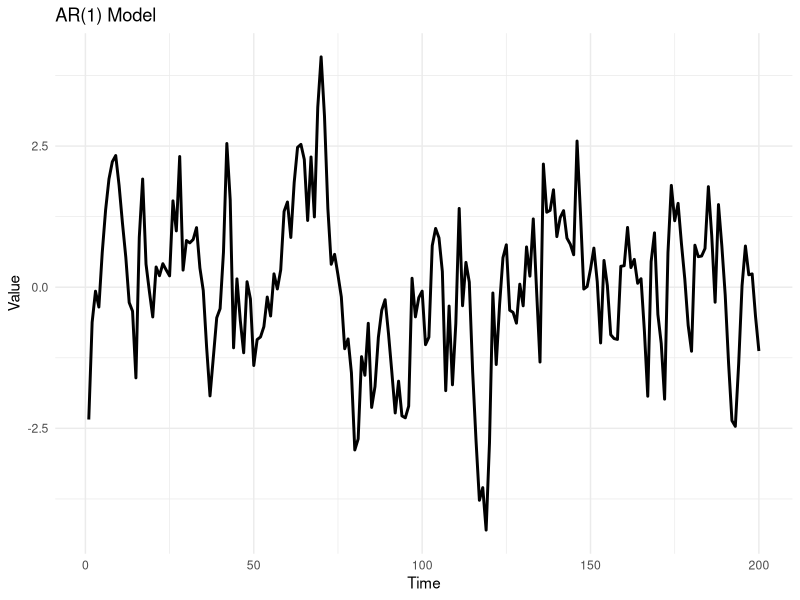
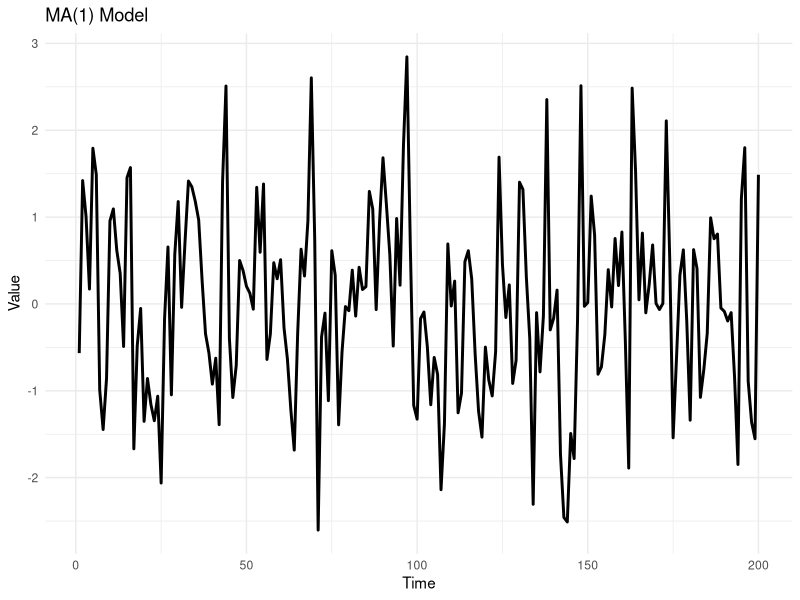
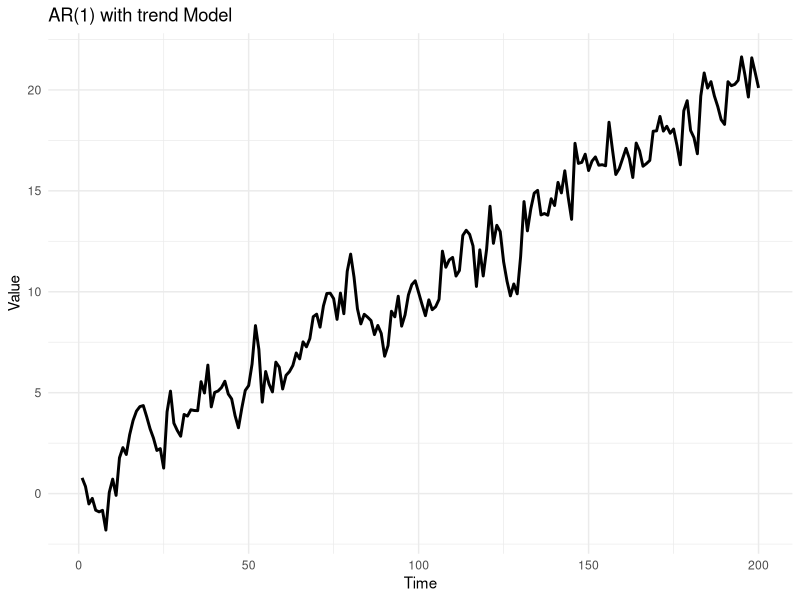
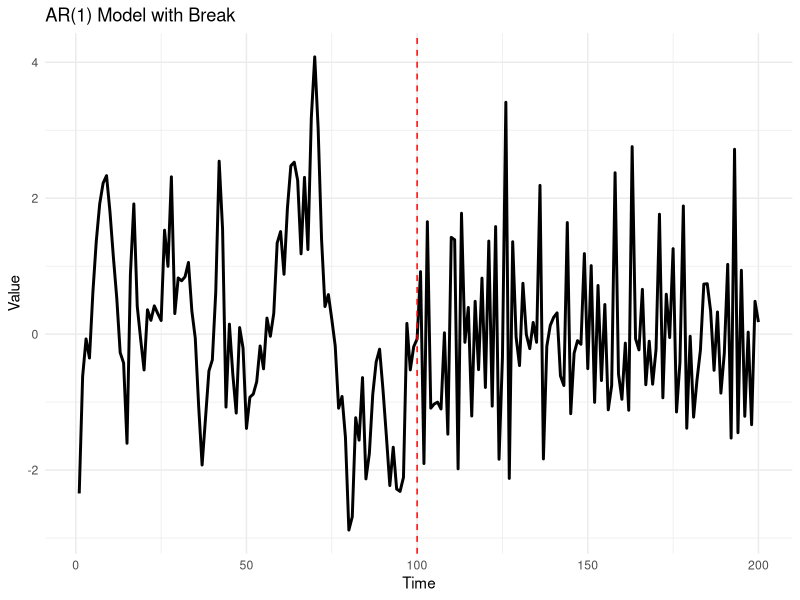
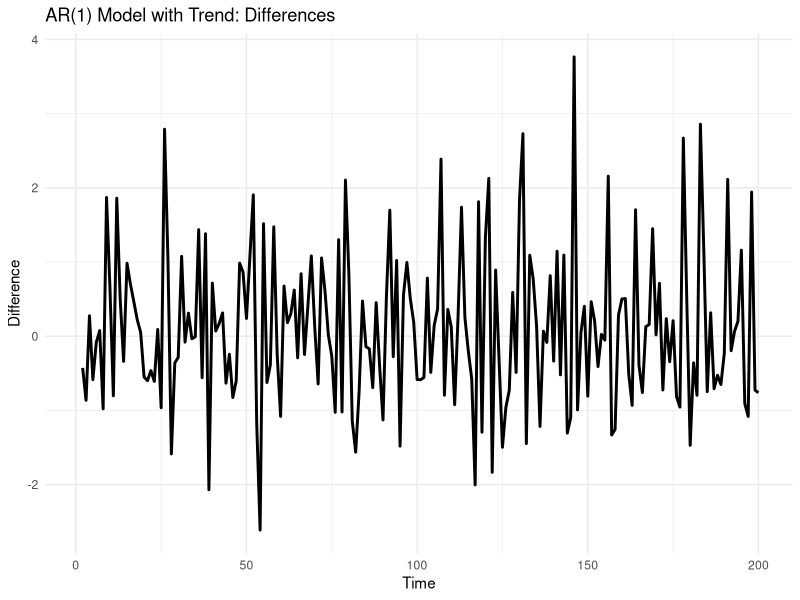
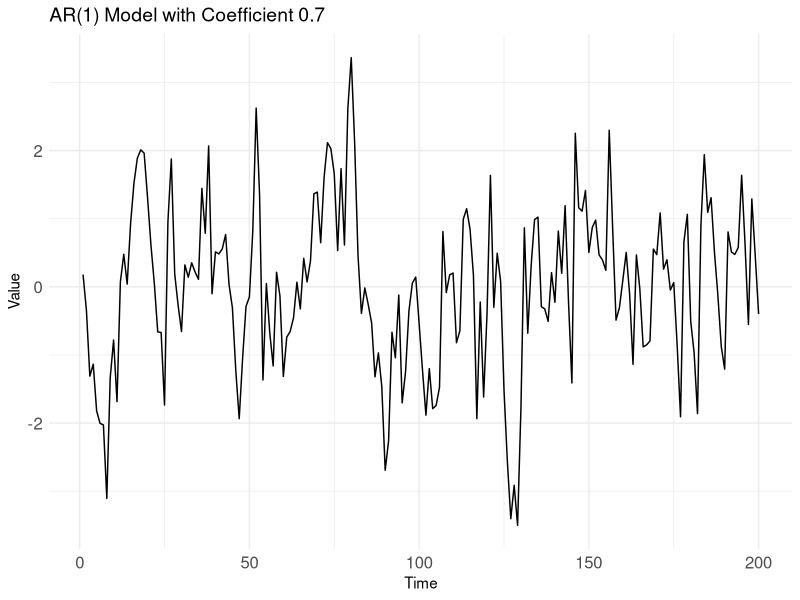
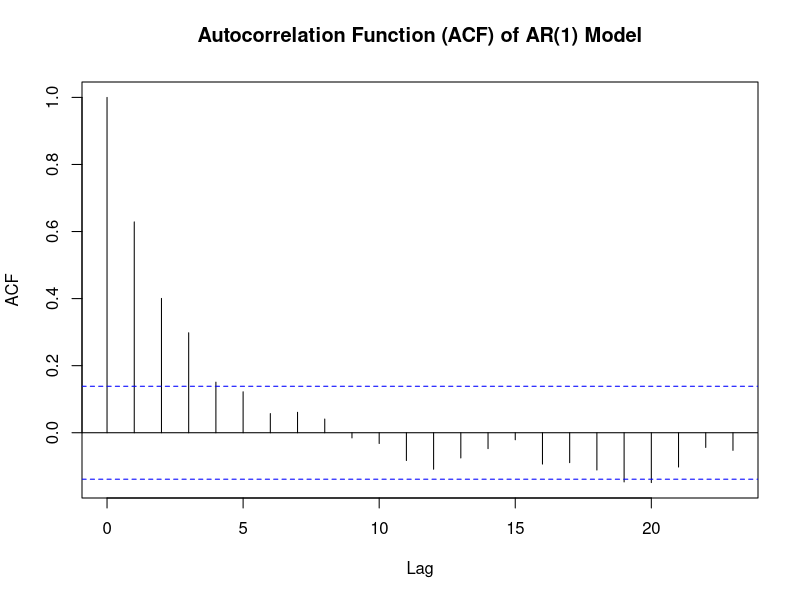
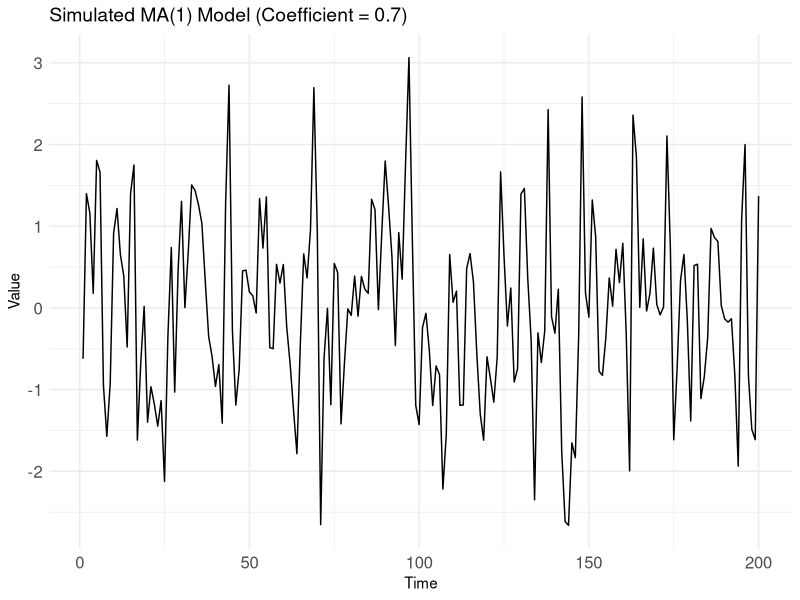

Write the R code that produced these figures, in order.
## ---- chunk 1
# Load necessary library (if not already loaded)
library(tidyverse)
library(stats)
library(ggplot2)
# Set the parameters
phi <- 0.8  # Autoregressive coefficient
n <- 200    # Number of time points

# Simulate data from the AR(1) model
set.seed(123)  # For reproducibility
ar1_data <- arima.sim(model = list(ar = phi), n = n)
# Create a data frame with time series data
time_series_data <- data.frame(Time = 1:n, Value = ar1_data)

# Create a ggplot2 line plot
ggplot(time_series_data, aes(x = Time, y = Value)) +
  geom_line(linewidth=1) +labs(title = "AR(1) Model ", x = "Time", y = "Value") +
  theme_minimal()



## ---- chunk 2


# Set the parameters
mu <- 0       # Mean of the series
theta <- 0.6  # Moving average coefficient
n <- 200      # Number of time points

# Simulate data from the MA(1) model
set.seed(123)  # For reproducibility
ma1_data <- arima.sim(model = list(ma = theta), n = n, mean = mu)

# Create a data frame with time series data
time_series_data <- data.frame(Time = 1:n, Value = ma1_data)

# Create a ggplot2 line plot
ggplot(time_series_data, aes(x = Time, y = Value)) +
  geom_line(linewidth=1) +labs(title = "MA(1) Model ", x = "Time", y = "Value") +
  theme_minimal()

## ---- chunk 3

# Set the parameters
alpha <- 0.5  # Intercept or constant term
beta <- 0.1   # Slope of the trend
phi <- 0.7    # Autoregressive coefficient
n <- 200      # Number of time points

# Create a time sequence
time <- 1:n

# Simulate data from the AR(1) model with a trend
set.seed(123)  # For reproducibility
ar1_with_trend_data <- alpha + beta * time + arima.sim(model = list(ar = phi), n = n)
# Create a data frame with time series data
time_series_data <- data.frame(Time = 1:n, Value = ar1_with_trend_data)

# Create a ggplot2 line plot
ggplot(time_series_data, aes(x = Time, y = Value)) +
  geom_line(linewidth=1) +labs(title = "AR(1) with trend Model ", x = "Time", y = "Value") +
  theme_minimal()
## ---- chunk 4
# Load necessary libraries (if not already loaded)
library(ggplot2)

# Set a random seed for reproducibility
set.seed(123)

# Length of the time series
n <- 200

# Generate a time series with an AR(1) process before the break
ar1_before <- arima.sim(model = list(order = c(1, 0, 0), ar = 0.8), n = n/2)

# Generate a time series with a different AR(1) process after the break
ar1_after <- arima.sim(model = list(order = c(1, 0, 0), ar = -0.5), n = n/2)

# Combine the two time series at the break point
break_point <- n/2
time_series <- c(ar1_before, ar1_after)

# Create a data frame with the time series data
data <- data.frame(Time = 1:n, Value = time_series)

# Create a plot to visualize the time series
ggplot(data, aes(x = Time, y = Value)) +
  geom_line(linewidth=1) +
  geom_vline(xintercept = break_point, linetype = "dashed", color = "red") +
  labs(title = "AR(1) Model with Break", x = "Time", y = "Value") +
  theme_minimal()

## ---- chunk 5
# Load necessary libraries (if not already loaded)
library(ggplot2)

# Set random seed for reproducibility
set.seed(123)

# Define AR(1) model parameters
phi <- 0.7   # Autoregressive coefficient
beta <- 0.1  # Trend coefficient
n <- 200     # Number of time periods

# Simulate AR(1) time series data with a trend
ar1_trend_data <- arima.sim(model = list(order = c(1, 0, 0), ar = phi), n = n) + beta * 1:n

# Calculate the difference of y at each time point
differences <- diff(ar1_trend_data)

# Create a data frame with time series data and differences
time_series_data <- data.frame(Time = 1:n, Value = ar1_trend_data, Difference = c(NA, differences))

# Create a ggplot2 line plot of the differences
ggplot(time_series_data, aes(x = Time, y = Difference)) +
  geom_line(linewidth=1) +
  labs(title = "AR(1) Model with Trend: Differences", x = "Time", y = "Difference") +
  theme_minimal()


## ---- chunk 6


# Set random seed for reproducibility
set.seed(123)

# Simulate an AR(1) time series with a coefficient of 0.7
n <- 200  # Number of time periods
phi <- 0.7  # AR(1) coefficient
ar1_data <- arima.sim(model = list(order = c(1, 0, 0), ar = phi), n = n)

# Create a data frame with the simulated data
time_series_data <- data.frame(Time = 1:n, Value = ar1_data)

# Create a ggplot2 line plot of the simulated AR(1) time series
ggplot(time_series_data, aes(x = Time, y = Value)) +
  geom_line() +
  labs(title = "AR(1) Model with Coefficient 0.7", x = "Time", y = "Value") +
  theme_minimal()+theme(axis.text = element_text(size = 12),  # Adjust font size for axis labels
        plot.title = element_text(size = 14))  # Adjust font size for title

# Plot the ACF of the simulated data
acf(ar1_data, main = "Autocorrelation Function (ACF) of AR(1) Model")+
  theme(axis.text = element_text(size = 12),  # Adjust font size for axis labels
        plot.title = element_text(size = 14))  # Adjust font size for title



## ---- chunk 7

# Set random seed for reproducibility
set.seed(123)

# Simulate MA(1) model with coefficient 0.7
n <- 200  # Number of time periods
ma1_data <- arima.sim(model = list(order = c(0, 0, 1), ma = 0.7), n = n)

# Create a time series object
ma1_ts <- ts(ma1_data)

# Plot the MA(1) time series
ggplot(data.frame(Time = 1:n, Value = ma1_ts), aes(x = Time, y = Value)) +
  geom_line() +
  labs(title = "Simulated MA(1) Model (Coefficient = 0.7)", x = "Time", y = "Value") +
  theme_minimal()+theme(axis.text = element_text(size = 12),  # Adjust font size for axis labels
        plot.title = element_text(size = 14))  # Adjust font size for title

# Plot the ACF of the MA(1) model
acf(ma1_ts, main = "ACF of Simulated MA(1) Model")+theme(axis.text = element_text(size = 12),  # Adjust font size for axis labels
        plot.title = element_text(size = 14))  # Adjust font size for title


## ---- chunk 8
# Set random seed for reproducibility
set.seed(123)

# Simulate AR(3) time series data with coefficients 1.3, -0.6, and 0.1
n <- 200
ar3_data <- arima.sim(model = list(order = c(3, 0, 0), ar = c(1.4, -0.6, 0.1)), n = n)

# Calculate the ACF of the simulated data
acf_values <- acf(ar3_data, plot = FALSE)

# Extract ACF values and lags
acf_data <- data.frame(Lag = acf_values$lag, ACF = acf_values$acf)

# Create and customize the correlogram plot
library(ggplot2)

acf_plot <- ggplot(acf_data, aes(x = Lag, y = ACF)) +
  geom_bar(stat = "identity", fill = "blue", width = 0.5) +
  labs(title = "Correlogram for AR(3) Model",
       x = "Lag", y = "ACF") +
  theme_minimal() +
  theme(axis.text = element_text(size = 12),  # Adjust font size for axis labels
        plot.title = element_text(size = 14))  # Adjust font size for title

# Print the correlogram plot
print(acf_plot)

## ---- chunk 9
# Set random seed for reproducibility
set.seed(123)

# Simulate AR(3) time series data with coefficients 1.3, -0.6, and 0.1
n <- 100
ar3_data <- arima.sim(model = list(order = c(3, 0, 0), ar = c(-0.2, 0.7, 0.3)), n = n)

# Calculate the ACF of the simulated data
acf_values <- acf(ar3_data, plot = FALSE)

# Extract ACF values and lags
acf_data <- data.frame(Lag = acf_values$lag, ACF = acf_values$acf)

# Create and customize the correlogram plot
library(ggplot2)

acf_plot <- ggplot(acf_data, aes(x = Lag, y = ACF)) +
  geom_bar(stat = "identity", fill = "blue", width = 0.5) +
  labs(title = "Correlogram for AR(3) Model",
       x = "Lag", y = "ACF") +
  theme_minimal() +
  theme(axis.text = element_text(size = 12),  # Adjust font size for axis labels
        plot.title = element_text(size = 14))  # Adjust font size for title

# Print the correlogram plot
print(acf_plot)


## ---- chunk 10

# Set random seed for reproducibility
set.seed(123)

# Simulate AR(1) time series data with a coefficient of 0.8
n <- 100
ar1_data <- arima.sim(model = list(order = c(1, 0, 0), ar = 0.8), n = n)

# Calculate the PACF of the simulated data
pacf_values <- pacf(ar1_data, lag.max = 20)

# Extract PACF values
pacf_data <- data.frame(Lag = 1:20, PACF = pacf_values$acf)

# Create a custom plot of the PACF
ggplot(data = pacf_data, aes(x = Lag, y = PACF)) +
  geom_bar(stat = "identity", fill = "blue", width = 0.5) +
  labs(title = "Partial Autocorrelation Function (PACF) of AR(1) with 0.8 coefficient Model",
       x = "Lag", y = "PACF") +
  theme_minimal() +
  theme(axis.text = element_text(size = 12),  # Adjust font size for axis labels
        plot.title = element_text(size = 14))  # Adjust font size for title
## ---- chunk 11

# Set random seed for reproducibility
set.seed(123)

# Simulate AR(1) time series data with a coefficient of 0.8
n <- 100
ar1_data <- arima.sim(model = list(order = c(1, 0, 0), ar = -0.8), n = n)

# Calculate the PACF of the simulated data
pacf_values <- pacf(ar1_data, lag.max = 20)

# Extract PACF values
pacf_data <- data.frame(Lag = 1:20, PACF = pacf_values$acf)

# Create a custom plot of the PACF
ggplot(data = pacf_data, aes(x = Lag, y = PACF)) +
  geom_bar(stat = "identity", fill = "blue", width = 0.5) +
  labs(title = "Partial Autocorrelation Function (PACF) of AR(1) with -0.8 coeficient Model",
       x = "Lag", y = "PACF") +
  theme_minimal() +
  theme(axis.text = element_text(size = 12),  # Adjust font size for axis labels
        plot.title = element_text(size = 14))  # Adjust font size for title
## ---- chunk 12
# Load necessary library (if not already loaded)
library(stats)

# Simulate AR(3) time series data with coefficients 1.4, -0.6, and 0.1
n <- 100
ar3_data <- arima.sim(model = list(order = c(3, 0, 0), ar = c(1.4, -0.6, 0.1)), n = n)

# Calculate the PACF of the simulated data
pacf_values <- pacf(ar3_data, lag.max = 10)


# Plot the PACF
plot(pacf_values, main = "Partial Autocorrelation Function (PACF) of AR(3) Model",
     xlab = "Lag", ylab = "PACF", col = "blue")
## ---- chunk 13
# Load necessary library (if not already loaded)
library(stats)

# Simulate AR(3) time series data with coefficients 1.4, -0.6, and 0.1
n <- 100
ar3_data <- arima.sim(model = list(order = c(3, 0, 0), ar = c(-0.2, 0.7, 0.3)), n = n)

# Calculate the PACF of the simulated data
pacf_values <- pacf(ar3_data, lag.max = 10)


# Plot the PACF
plot(pacf_values, main = "Partial Autocorrelation Function (PACF) of AR(3) Model",
     xlab = "Lag", ylab = "PACF", col = "blue")
## ---- chunk 14
# Load necessary library (if not already loaded)
library(stats)

# Simulate MA(3) time series data with coefficients 0.7, -0.3, and -0.2
n <- 100
ma3_data <- arima.sim(model = list(order = c(0, 0, 3), ma = c(0.7, -0.3, -0.2)), n = n)

# Calculate the ACF and PACF of the simulated data
acf_values <- acf(ma3_data, lag.max = 10, plot = FALSE)
pacf_values <- pacf(ma3_data, lag.max = 10, plot = FALSE)

# Plot the ACF
par(mfrow = c(2, 1))  # Create a 2x1 grid of plots
plot(acf_values, main = "Autocorrelation Function (ACF) of MA(3) Model",
     xlab = "Lag", ylab = "ACF", col = "blue")

# Plot the PACF
plot(pacf_values, main = "Partial Autocorrelation Function (PACF) of MA(3) Model",
     xlab = "Lag", ylab = "PACF", col = "red")

